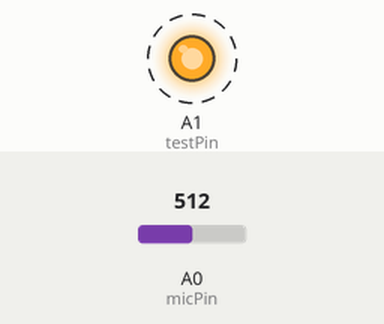
Recording of a sketch running on a simulated Arduino Uno, built with avr-gcc and run on an emulated ATmega328P. Shown: output pins drawn as LEDs (lit = HIGH). Dashed ring = blinking. The inputs (shaded band) are chosen by the test bench; at power-on: A0 (micPin) = 512. What the sketch prints to the serial monitor is not drawn.

Above: at 0.12 s.
Timing chart, 0 to 3.0 s (numbered marks = the images above):
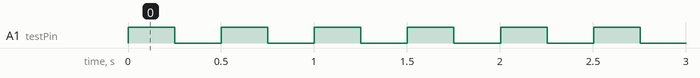

Measured:
- by itself, A1 (testPin): alternates HIGH for 0.25 s and LOW for 0.25 s

The sketch:

MicAndPiezo.ino
```cpp
int micPin = A0;
int testPin = A1;
int counter = 0;

void setup() {
  Serial.begin(9600);
  Serial.println("Started.");

  pinMode(testPin, OUTPUT);
  pinMode(micPin, INPUT);
}

void loop() {
  Serial.println(analogRead(micPin));
  if(counter % 2 == 0){
    digitalWrite(LED_BUILTIN, HIGH);
    digitalWrite(testPin, HIGH);
  }
  else {
    digitalWrite(LED_BUILTIN, LOW);
    digitalWrite(testPin, LOW);
  }

  ++counter;
  delay(250);
}
```
